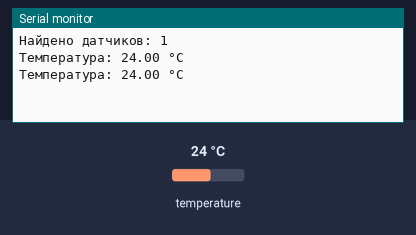
A sketch run on a simulated ESP32. Shown: the last lines printed to the serial monitor. The test bench sets the inputs (shaded band); at power-on: temperature 24 °C.

Above: at 4.3 s.
4.4 s: temperature set to 12 °C
At 7.2 s:
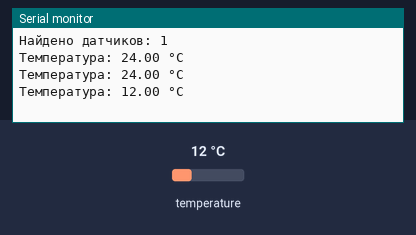
8.1 s: temperature set to 19 °C
At 10.4 s:
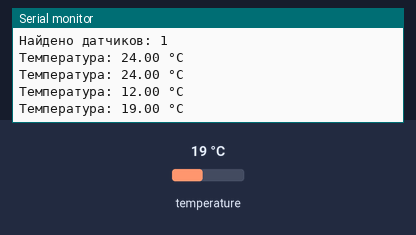
Timing chart, 0 to 11.9 s (numbered marks = the images above; inputs shaded):
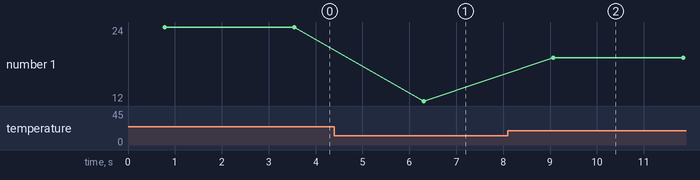

The sketch:

l15_ds18b20.ino
```cpp
#include <OneWire.h>
#include <DallasTemperature.h>

const int ONE_WIRE_PIN = 7;               // DATA датчика + подтяжка 4,7 кОм к 3V3

OneWire oneWire(ONE_WIRE_PIN);
DallasTemperature sensors(&oneWire);

void setup() {
  Serial.begin(115200);
  sensors.begin();
  sensors.setResolution(12);              // 12 бит: шаг 0,0625 °C, ~750 мс на замер
  Serial.printf("Найдено датчиков: %d\n", sensors.getDeviceCount());
}

void loop() {
  sensors.requestTemperatures();          // запустить замер (ждёт окончания)
  float t = sensors.getTempCByIndex(0);   // первый датчик на шине
  if (t == DEVICE_DISCONNECTED_C) {       // -127: датчик не отвечает
    Serial.println("DS18B20 не отвечает: проверьте подтяжку и провода");
  } else {
    Serial.printf("Температура: %.2f °C\n", t);
  }
  delay(2000);
}
```

Measured:
- after the input at 4.4 s, the serial monitor: prints a new line after 1.9 s (image 1)
- after the input at 8.1 s, the serial monitor: prints a new line after 0.97 s (image 2)
- plotted number 1: 24 → 12 after the input at 4.4 s, 12 → 19 after the input at 8.1 s
